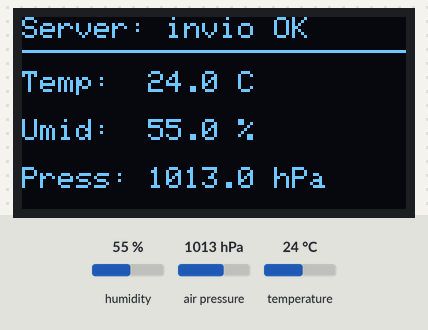
The sketch below on a simulated ESP32. On the bench: 128×64 one-colour display. The test bench sets the inputs (shaded band); at power-on: humidity 55 %, air pressure 1013 hPa, temperature 24 °C. WiFi joins after 1.5 s; servers stay silent unless stated; uploads are accepted with an empty reply; the local clock reads 2024-03-15 10:24:30 at power-on unless the sketch sets it; what the sketch prints to the serial monitor is not drawn.

Above: at 2.8 s.
2.9 s: humidity set to 22 %
At 4.4 s:
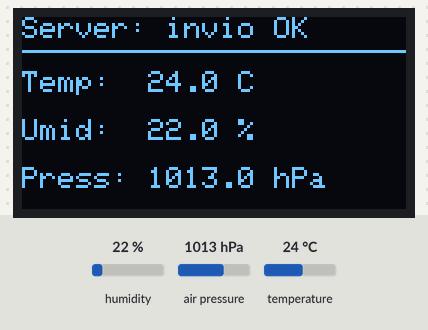
5.6 s: air pressure set to 952 hPa
At 7.4 s:
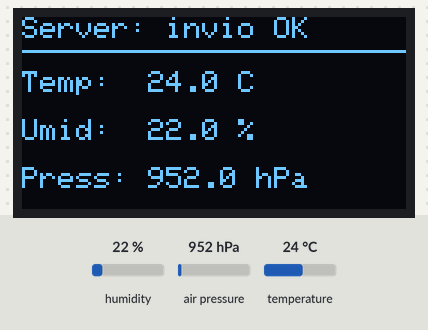
8.3 s: temperature set to 12 °C
At 10.9 s:
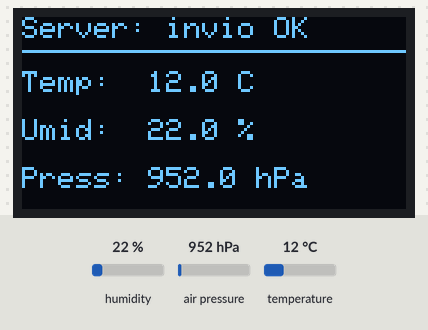
11.5 s: humidity set to 40 %
At 12.7 s:
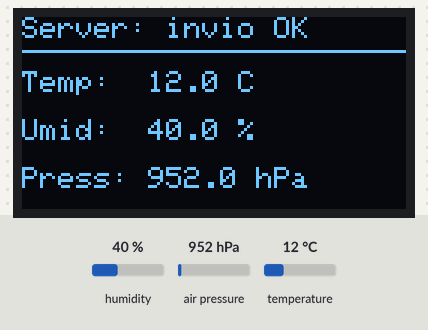
14.2 s: air pressure set to 975 hPa
At 17.5 s:
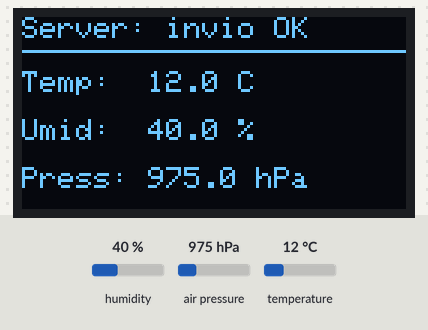
Timing chart, 0 to 18.6 s (numbered marks = the images above; inputs shaded):
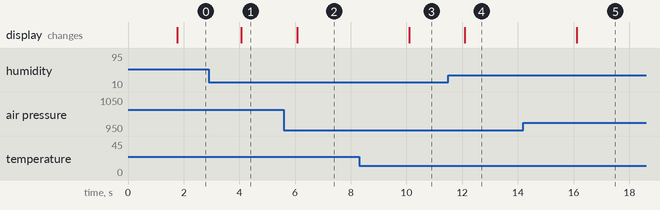

The sketch:

esp32_station.ino
```cpp
#include <Wire.h>
#include <WiFi.h>
#include <WiFiClientSecure.h>
#include <HTTPClient.h>
#include <Adafruit_BME280.h>
#include <Adafruit_GFX.h>
#include <Adafruit_SSD1306.h>
#include <math.h>
#include <time.h>
#include "secrets.h"
#include "root_ca.h"

const char* REPORT_URL = "https://assistant.zetalinks.it/api/weather/report";
const unsigned long REPORT_INTERVAL = 60000;
Adafruit_BME280 bme;
Adafruit_SSD1306 display(128, 64, &Wire, -1, 100000, 100000);
float temperature = NAN, humidity = NAN, pressure = NAN;
unsigned long lastRead = 0, lastAttempt = 0, lastReconnect = 0;
unsigned long retryInterval = 0;
bool firstReport = true;
int lastHttpCode = 0;

bool validReading() {
  return isfinite(temperature) && isfinite(humidity) && isfinite(pressure);
}

void drawDisplay() {
  display.clearDisplay();
  display.setTextSize(1);
  display.setTextColor(SSD1306_WHITE);
  display.setCursor(0, 0);
  if (WiFi.status() != WL_CONNECTED) display.print("WiFi: connessione...");
  else if (time(nullptr) < 1700000000) display.print("Sincronizzo orologio");
  else if (lastHttpCode >= 200 && lastHttpCode < 300) display.print("Server: invio OK");
  else if (lastHttpCode != 0) {
    display.print("Errore invio: "); display.print(lastHttpCode);
  } else display.print("Server: attesa invio");
  display.drawLine(0, 11, 127, 11, SSD1306_WHITE);
  if (validReading()) {
    display.setCursor(0, 18);
    display.print("Temp:  "); display.print(temperature, 1); display.print(" C");
    display.setCursor(0, 34);
    display.print("Umid:  "); display.print(humidity, 1); display.print(" %");
    display.setCursor(0, 50);
    display.print("Press: "); display.print(pressure, 1); display.print(" hPa");
  } else {
    display.setCursor(0, 24); display.print("Errore sensore");
  }
  display.display();
}

void sendReport() {
  WiFiClientSecure client;
  client.setCACert(ROOT_CA);
  client.setHandshakeTimeout(10);
  HTTPClient http;
  http.setConnectTimeout(5000);
  http.setTimeout(5000);
  if (!http.begin(client, REPORT_URL)) {
    lastHttpCode = -1;
    Serial.println("Impossibile inizializzare HTTPS");
    return;
  }
  http.addHeader("Content-Type", "application/json");
  http.addHeader("x-api-key", WEATHER_API_KEY);
  char payload[160];
  snprintf(payload, sizeof(payload),
    "{\"temperature\":%.2f,\"humidity\":%.2f,\"pressure\":%.2f}",
    temperature, humidity, pressure);
  lastHttpCode = http.POST(String(payload));
  Serial.printf("Invio al server: HTTP %d\n", lastHttpCode);
  if (lastHttpCode >= 200 && lastHttpCode < 300) {
    Serial.println("Misure salvate nella dashboard");
  } else if (lastHttpCode > 0) {
    Serial.println(http.getString());
  } else {
    Serial.println(http.errorToString(lastHttpCode));
  }
  http.end();
}

void setup() {
  Serial.begin(115200);
  Wire.begin(21, 22);
  Wire.setClock(100000);
  if (!display.begin(SSD1306_SWITCHCAPVCC, 0x3C)) {
    Serial.println("Errore OLED");
    while (true) delay(1000);
  }
  if (!bme.begin(0x76, &Wire)) {
    Serial.println("BME280 non trovato a 0x76");
    drawDisplay();
    while (true) delay(1000);
  }
  WiFi.mode(WIFI_STA);
  WiFi.setAutoReconnect(true);
  WiFi.begin(WIFI_SSID, WIFI_PASSWORD);
  // Accurate time is required to validate the HTTPS certificate.
  configTime(0, 0, "pool.ntp.org", "time.google.com", "time.cloudflare.com");
  Serial.println("Connessione WiFi; sincronizzazione orologio per HTTPS...");
}

void loop() {
  unsigned long now = millis();
  if (lastRead == 0 || now - lastRead >= 2000) {
    lastRead = now;
    temperature = bme.readTemperature();
    humidity = bme.readHumidity();
    pressure = bme.readPressure() / 100.0F;
    Serial.printf("T: %.1f C | U: %.1f %% | P: %.1f hPa | WiFi: %s\n",
      temperature, humidity, pressure,
      WiFi.status() == WL_CONNECTED ? "OK" : "disconnesso");
    drawDisplay();
  }
  if (WiFi.status() != WL_CONNECTED && now - lastReconnect >= 15000) {
    lastReconnect = now;
    WiFi.reconnect();
  }
  if (WiFi.status() == WL_CONNECTED && time(nullptr) >= 1700000000 && validReading()
      && (firstReport || now - lastAttempt >= retryInterval)) {
    firstReport = false;
    sendReport();
    lastAttempt = millis();
    retryInterval = lastHttpCode >= 200 && lastHttpCode < 300 ? REPORT_INTERVAL : 15000;
    drawDisplay();
  }
  delay(10);
}
```

root_ca.h
```cpp
#pragma once
// ISRG Root X1: https://letsencrypt.org/certs/isrgrootx1.pem
static const char ROOT_CA[] PROGMEM = R"PEM(-----BEGIN CERTIFICATE-----
MIIFazCCA1OgAwIBAgIRAIIQz7DSQONZRGPgu2OCiwAwDQYJKoZIhvcNAQELBQAw
TzELMAkGA1UEBhMCVVMxKTAnBgNVBAoTIEludGVybmV0IFNlY3VyaXR5IFJlc2Vh
cmNoIEdyb3VwMRUwEwYDVQQDEwxJU1JHIFJvb3QgWDEwHhcNMTUwNjA0MTEwNDM4
WhcNMzUwNjA0MTEwNDM4WjBPMQswCQYDVQQGEwJVUzEpMCcGA1UEChMgSW50ZXJu
ZXQgU2VjdXJpdHkgUmVzZWFyY2ggR3JvdXAxFTATBgNVBAMTDElTUkcgUm9vdCBY
MTCCAiIwDQYJKoZIhvcNAQEBBQADggIPADCCAgoCggIBAK3oJHP0FDfzm54rVygc
h77ct984kIxuPOZXoHj3dcKi/vVqbvYATyjb3miGbESTtrFj/RQSa78f0uoxmyF+
0TM8ukj13Xnfs7j/EvEhmkvBioZxaUpmZmyPfjxwv60pIgbz5MDmgK7iS4+3mX6U
A5/TR5d8mUgjU+g4rk8Kb4Mu0UlXjIB0ttov0DiNewNwIRt18jA8+o+u3dpjq+sW
T8KOEUt+zwvo/7V3LvSye0rgTBIlDHCNAymg4VMk7BPZ7hm/ELNKjD+Jo2FR3qyH
B5T0Y3HsLuJvW5iB4YlcNHlsdu87kGJ55tukmi8mxdAQ4Q7e2RCOFvu396j3x+UC
B5iPNgiV5+I3lg02dZ77DnKxHZu8A/lJBdiB3QW0KtZB6awBdpUKD9jf1b0SHzUv
KBds0pjBqAlkd25HN7rOrFleaJ1/ctaJxQZBKT5ZPt0m9STJEadao0xAH0ahmbWn
OlFuhjuefXKnEgV4We0+UXgVCwOPjdAvBbI+e0ocS3MFEvzG6uBQE3xDk3SzynTn
jh8BCNAw1FtxNrQHusEwMFxIt4I7mKZ9YIqioymCzLq9gwQbooMDQaHWBfEbwrbw
qHyGO0aoSCqI3Haadr8faqU9GY/rOPNk3sgrDQoo//fb4hVC1CLQJ13hef4Y53CI
rU7m2Ys6xt0nUW7/vGT1M0NPAgMBAAGjQjBAMA4GA1UdDwEB/wQEAwIBBjAPBgNV
HRMBAf8EBTADAQH/MB0GA1UdDgQWBBR5tFnme7bl5AFzgAiIyBpY9umbbjANBgkq
hkiG9w0BAQsFAAOCAgEAVR9YqbyyqFDQDLHYGmkgJykIrGF1XIpu+ILlaS/V9lZL
ubhzEFnTIZd+50xx+7LSYK05qAvqFyFWhfFQDlnrzuBZ6brJFe+GnY+EgPbk6ZGQ
3BebYhtF8GaV0nxvwuo77x/Py9auJ/GpsMiu/X1+mvoiBOv/2X/qkSsisRcOj/KK
NFtY2PwByVS5uCbMiogziUwthDyC3+6WVwW6LLv3xLfHTjuCvjHIInNzktHCgKQ5
ORAzI4JMPJ+GslWYHb4phowim57iaztXOoJwTdwJx4nLCgdNbOhdjsnvzqvHu7Ur
TkXWStAmzOVyyghqpZXjFaH3pO3JLF+l+/+sKAIuvtd7u+Nxe5AW0wdeRlN8NwdC
jNPElpzVmbUq4JUagEiuTDkHzsxHpFKVK7q4+63SM1N95R1NbdWhscdCb+ZAJzVc
oyi3B43njTOQ5yOf+1CceWxG1bQVs5ZufpsMljq4Ui0/1lvh+wjChP4kqKOJ2qxq
4RgqsahDYVvTH9w7jXbyLeiNdd8XM2w9U/t7y0Ff/9yi0GE44Za4rF2LN9d11TPA
mRGunUHBcnWEvgJBQl9nJEiU0Zsnvgc/ubhPgXRR4Xq37Z0j4r7g1SgEEzwxA57d
emyPxgcYxn/eR44/KJ4EBs+lVDR3veyJm+kXQ99b21/+jh5Xos1AnX5iItreGCc=
-----END CERTIFICATE-----
)PEM";
```

secrets.example.h
```cpp
#pragma once
// Copy this file to secrets.h and fill in the three values.
// secrets.h is ignored by Git. Never commit Wi-Fi credentials or API keys.
const char* WIFI_SSID = "NOME_WIFI";
const char* WIFI_PASSWORD = "PASSWORD_WIFI";
const char* WEATHER_API_KEY = "CHIAVE_API_DEL_SERVER";
```

Measured:
- after the input at 2.9 s, the display: changes after 1.2 s (image 1)
- after the input at 5.6 s, the display: changes after 0.48 s (image 2)
- after the input at 8.3 s, the display: changes after 1.8 s (image 3)
- after the input at 11.5 s, the display: changes after 0.60 s (image 4)
- after the input at 14.2 s, the display: changes after 1.9 s (image 5)
